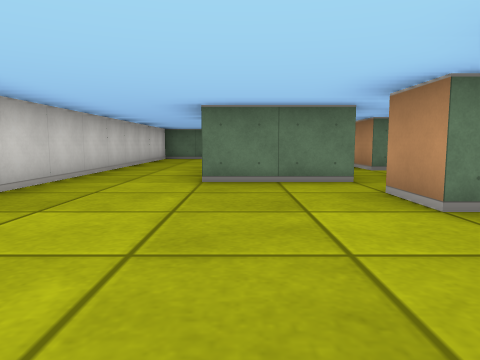
view 1 (above)

23 first-person views from a walk through a cub3D maze. The camera is about half as high as the walls, tilts 6° down and sees 70° across. The floor is counted in squares. Each view is taken from the middle of a square. On the plan, view 1 faces up. The plan holds only what a view shows up to about 9 squares ahead; the rest is blank.

view 2
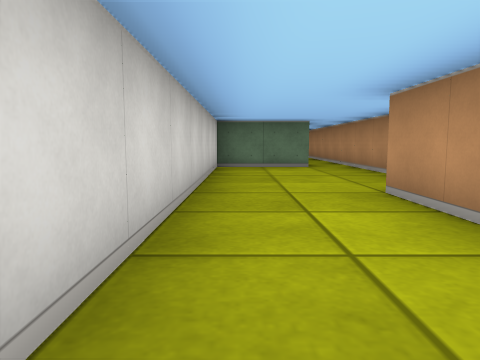

view 3
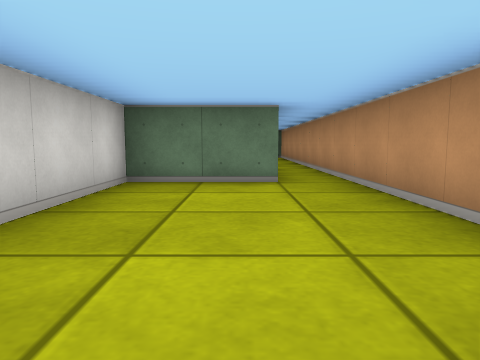

view 4
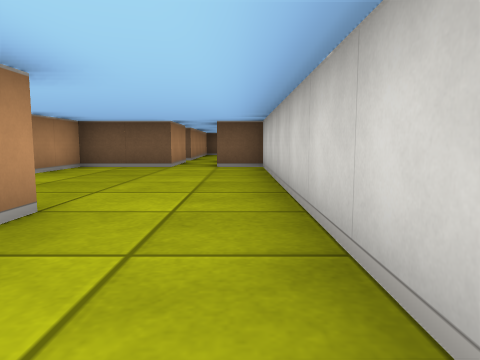

view 5
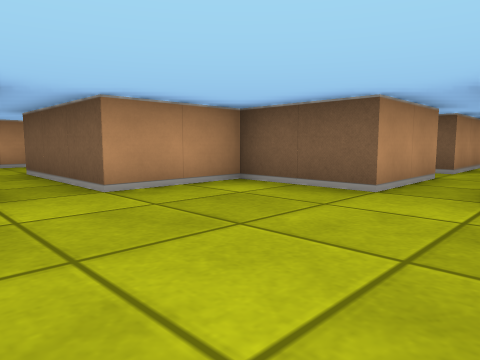

view 6
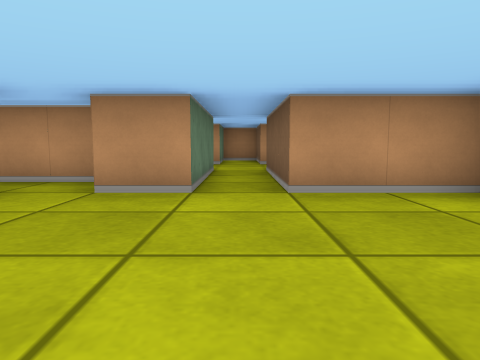

view 7
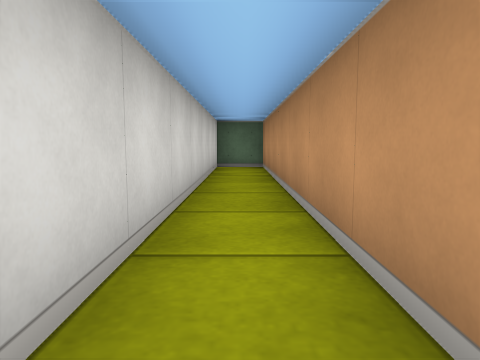

view 8
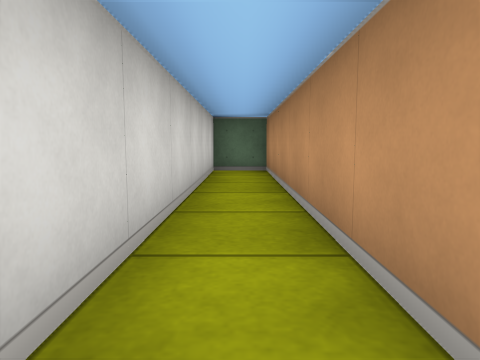

view 9
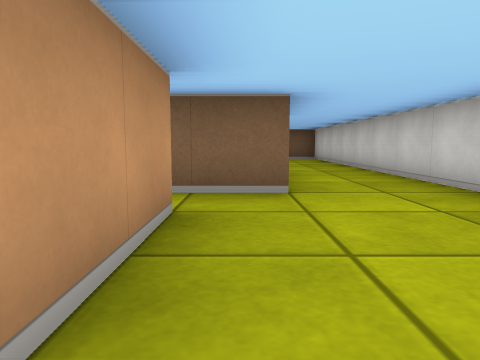

view 10
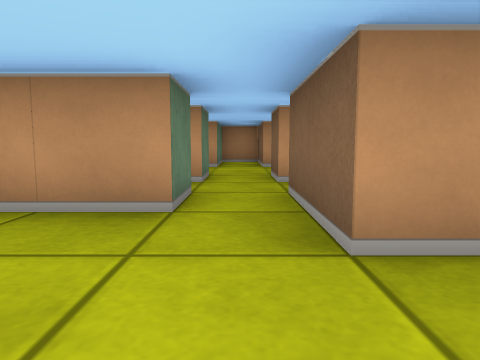

view 11
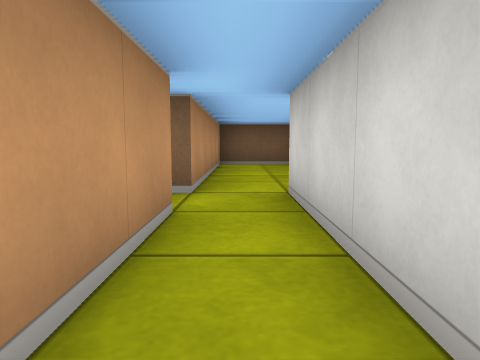

view 12
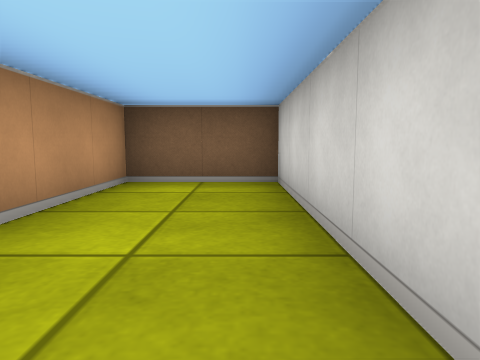

view 13
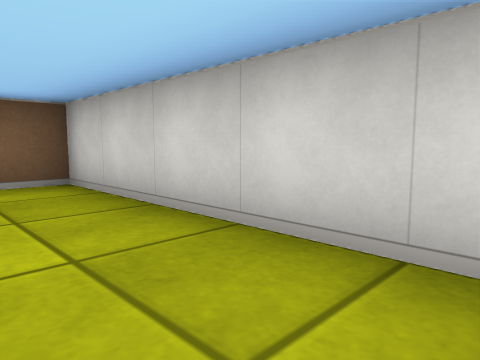

view 14
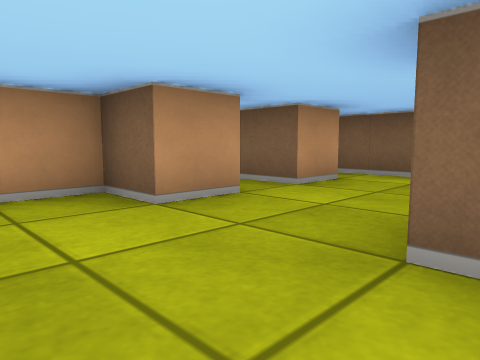

view 15
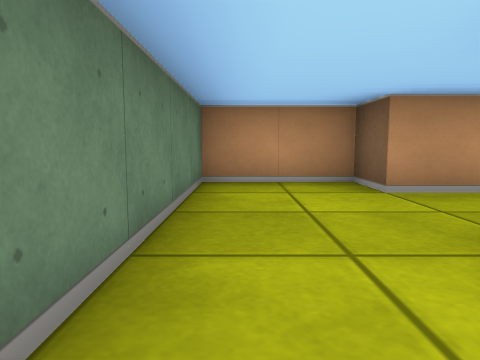

view 16
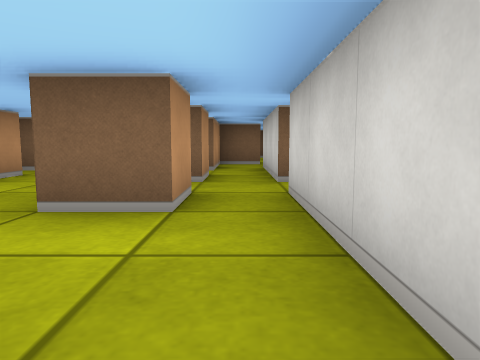

view 17
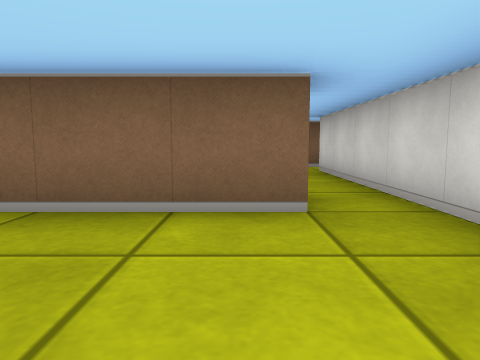

view 18
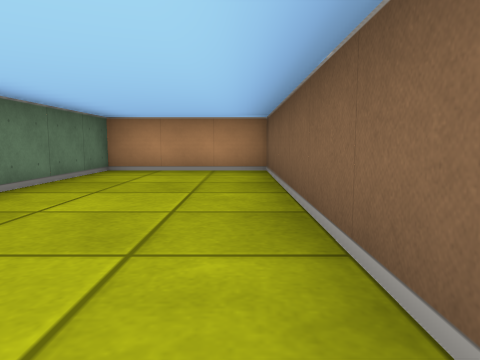

view 19
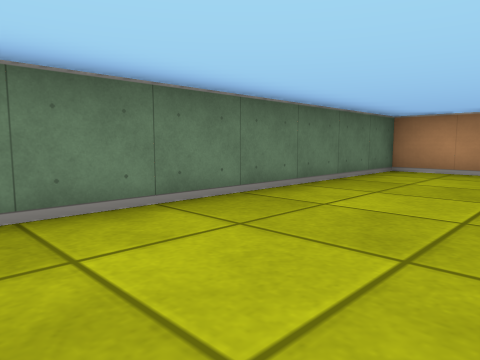

view 20
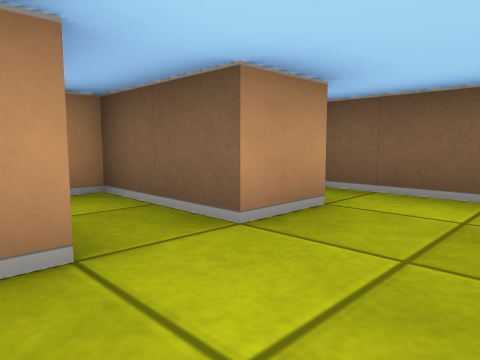

view 21
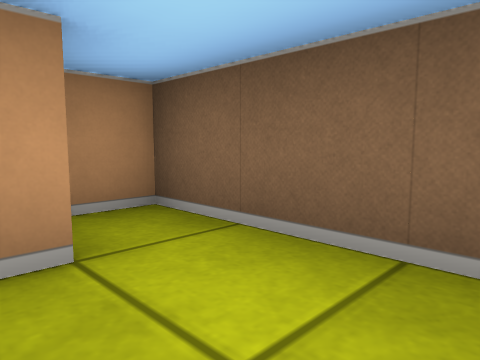

view 22
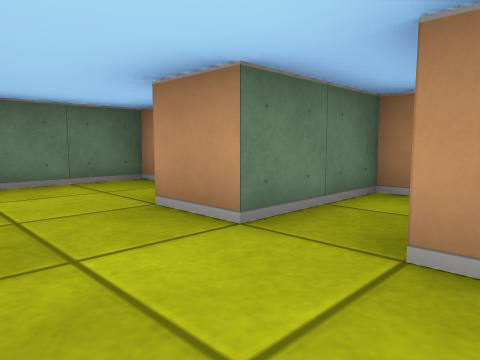

view 23
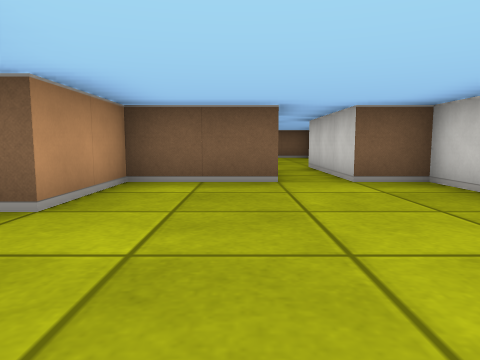

### Floor plan
Points are (right, up) in squares from view 1. A wall is a line through its corners. A room is listed if a view was taken in it or the views show most of it. See-through windows are left out.
Room 1 (views 1, 2, 3, 4, 5, 6, 7, 8, 9, 10, 11, 23)
walls: (1.5, 5.5) (1.5, 4.5) (-0.5, 4.5) (-0.5, 7.5) (1.5, 7.5); (1.5, 8.5) (0.5, 8.5) (0.5, 19.5) (-0.5, 19.5) (-0.5, 12.6); (-0.4, 11.5) (-2.5, 11.5) (-2.5, -0.5) (-1.5, -0.5); (-0.5, -0.5) (1.5, -0.5) (1.5, 1.5) (4.5, 1.5); (4.5, 2.5) (1.5, 2.5) (1.5, 3.5) (2.5, 3.5) (2.5, 5.4)
ways out: opening at (-1, -1.5) to room 2; opening at (1, 8) to room 3; opening at (2, 5) to room 3; opening at (4, 2)
Room 2 (views 12, 13)
walls: (-2.5, -4.1) (-2.5, -8.5) (-0.5, -8.5) (-0.5, -3.5) (-0.1, -3.5); (-0.5, -2.5) (-0.5, -0.5); (-1.5, -0.5) (-1.5, -3.5)
ways out: opening at (-1, -1.5) to room 1; opening at (0, -3)
Room 3 (views 14, 15, 20, 21, 22)
walls: (3.5, 8.5) (2.5, 8.5) (2.5, 9.5) (3.5, 9.5); (1.5, 7.5) (1.5, 5.5); (2.5, 6.5) (2.5, 7.5) (3.5, 7.5); (5.5, 6.4) (5.5, 7.5) (7.5, 7.5) (7.5, 8.5) (5.5, 8.5) (5.5, 9.5) (6.5, 9.5) (6.5, 11.5) (2.6, 11.5); (4.1, 5.5) (6.5, 5.5) (6.5, 6.2); (1.5, 11.5) (1.5, 8.5)
ways out: opening at (1, 8) to room 1; opening at (2, 5) to room 1; opening at (2, 12) to room 4
Room 4 (views 16, 17, 18, 19)
walls: (2.4, 12.5) (8.5, 12.5) (8.5, 15.5) (2.4, 15.5); (1.5, 13) (1.5, 11.5)
ways out: opening at (2, 12) to room 3

Where each view was taken, in squares from view 1:
view 1: 0 up, 0 right, facing up
view 2: 4 up, 2 left, facing up
view 3: 7 up, 1 left, facing up
view 4: 7 up, 2 left, facing down
view 5: 3 up, 2 left, facing down-right
view 6: 2 up, 2 left, facing right
view 7: 12 up, 0 right, facing up
view 8: 13 up, 0 right, facing up
view 9: 11 up, 0 right, facing down
view 10: 8 up, 2 left, facing right
view 11: 0 up, 1 left, facing down
view 12: 4 down, 2 left, facing down
view 13: 4 down, 1 left, facing down-left
view 14: 11 up, 3 right, facing down-right
view 15: 11 up, 2 right, facing right
view 16: 12 up, 2 right, facing down
view 17: 15 up, 3 right, facing down
view 18: 13 up, 2 right, facing right
view 19: 13 up, 2 right, facing up-right
view 20: 9 up, 4 right, facing down-right
view 21: 7 up, 4 right, facing down-right
view 22: 7 up, 4 right, facing up-right
view 23: 4 up, 0 right, facing down
